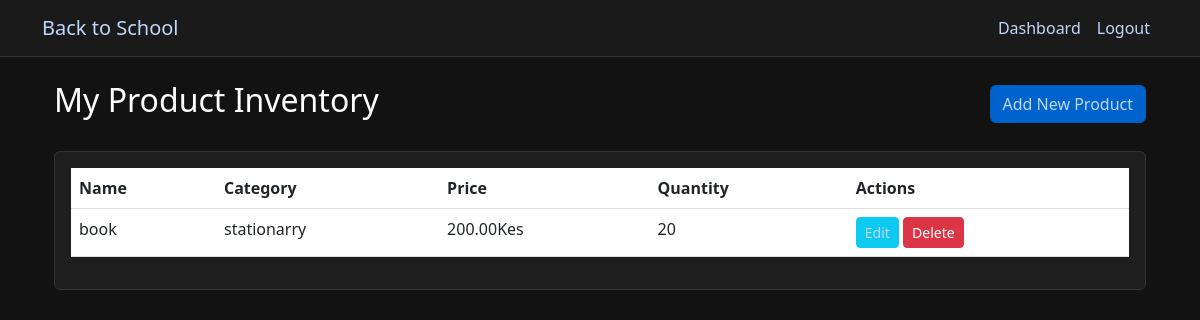
Page /retailer/products (signed in) on the committed database.
### app.py (models this page shows, shortened)
class Product(db.Model):
    id = db.Column(db.Integer, primary_key=True)
    retailer_id = db.Column(db.Integer, db.ForeignKey('retailer.id'), nullable=False)
    name = db.Column(db.String(100), nullable=False)
    description = db.Column(db.Text)
    price = db.Column(db.Float, nullable=False)
    original_price = db.Column(db.Float)  # For showing discounts
    quantity = db.Column(db.Integer, default=0)
    category_id = db.Column(db.Integer, db.ForeignKey('product_category.id'), nullable=False)
    category = db.relationship('ProductCategory', backref='products')
    is_featured = db.Column(db.Boolean, default=False)
    created_at = db.Column(db.DateTime, default=datetime.utcnow)
    updated_at = db.Column(db.DateTime, default=datetime.utcnow, onupdate=datetime.utcnow)
    retailer = db.relationship('Retailer', backref='products')

class ProductCategory(db.Model):
    id = db.Column(db.Integer, primary_key=True)
    name = db.Column(db.String(50), unique=True, nullable=False)

### app.py (the view)
@app.route('/retailer/products')
@login_required
@role_required(['retailer'])
def retailer_products():
    retailer = User.query.get(session['user_id']).get_retailer()
    products = Product.query.filter_by(retailer_id=retailer.id).all()
    return render_template('retailer/products.html', products=products)

### app.py (called while the page is built)
def login_required(f):
    @wraps(f)
    def decorated_function(*args, **kwargs):
        if 'user_id' not in session:
            flash('Please log in to access this page', 'error')
            return redirect(url_for('login'))
        return f(*args, **kwargs)
    return decorated_function

def role_required(roles):
    def decorator(f):
        @wraps(f)
        def decorated_function(*args, **kwargs):
            if 'user_id' not in session:
                flash('Please log in to access this page', 'error')
                return redirect(url_for('login'))
            if session['role'] not in roles:
                flash('You do not have permission to access this page', 'error')
                return redirect(url_for('dashboard'))
            return f(*args, **kwargs)
        return decorated_function
    return decorator

@app.context_processor
def inject_current_user():
    if 'user_id' in session:
        user = db.session.get(User, session['user_id'])
        return {'current_user': user}
    return {'current_user': None}

@app.context_processor
def inject_cart_item_count():
    if 'user_id' in session and session['role'] in ['parent', 'student']:
        user = db.session.get(User, session['user_id'])
        cart = user.carts[0] if user.carts else None
        if cart and cart.items:
            return {'cart_item_count': len(cart.items)}
    return {'cart_item_count': 0}

    def get_retailer(self):
        if self.role == 'retailer':
            return Retailer.query.filter_by(user_id=self.id).first()
        return None

### templates/retailer/products.html
{% extends "base.html" %}
{% block content %}
<div class="container">
    <div class="d-flex justify-content-between align-items-center mb-4">
        <h2>My Product Inventory</h2>
        <a href="{{ url_for('add_product') }}" class="btn btn-primary">Add New Product</a>
    </div>
    <div class="card">
        <div class="card-body">
            <table class="table">
                <thead>
                    <tr>
                        <th>Name</th>
                        <th>Category</th>
                        <th>Price</th>
                        <th>Quantity</th>
                        <th>Actions</th>
                    </tr>
                </thead>
                <tbody>
                    {% for product in products %}
                    <tr>
                        <td>{{ product.name }}</td>
                        <td>{{ product.category.name }}</td>
                        <td>{{ "%.2f"|format(product.price) }}Kes</td>
                        <td>{{ product.quantity }}</td>
                        <td>
                            <a href="{{ url_for('edit_product', product_id=product.id) }}" class="btn btn-info btn-sm">Edit</a>
                            <form action="{{ url_for('delete_product', product_id=product.id) }}" method="POST" class="d-inline" onsubmit="return confirm('Are you sure?');">
                                <button type="submit" class="btn btn-danger btn-sm">Delete</button>
                            </form>
                        </td>
                    </tr>
                    {% else %}
                    <tr>
                        <td colspan="5" class="text-center">You have not added any products yet.</td>
                    </tr>
                    {% endfor %}
                </tbody>
            </table>
        </div>
    </div>
</div>
{% endblock %}

### templates/base.html (style rules this page uses)
body { background-color: #121212; color: #ffffff; }
h1, h2, h3, h4, h5, h6, span, p { color: #ffffff !important; }
a { color:rgb(191, 215, 250) !important; }
.card { background-color: #1e1e1e; border: 1px solid #333; }
.btn-primary { background-color: #0062cc; border-color: #005cbf; }
.table { color: #ffffff; }

### rows in the picture
Product: name "book", category.name "stationarry", price "200.00", quantity "20"
